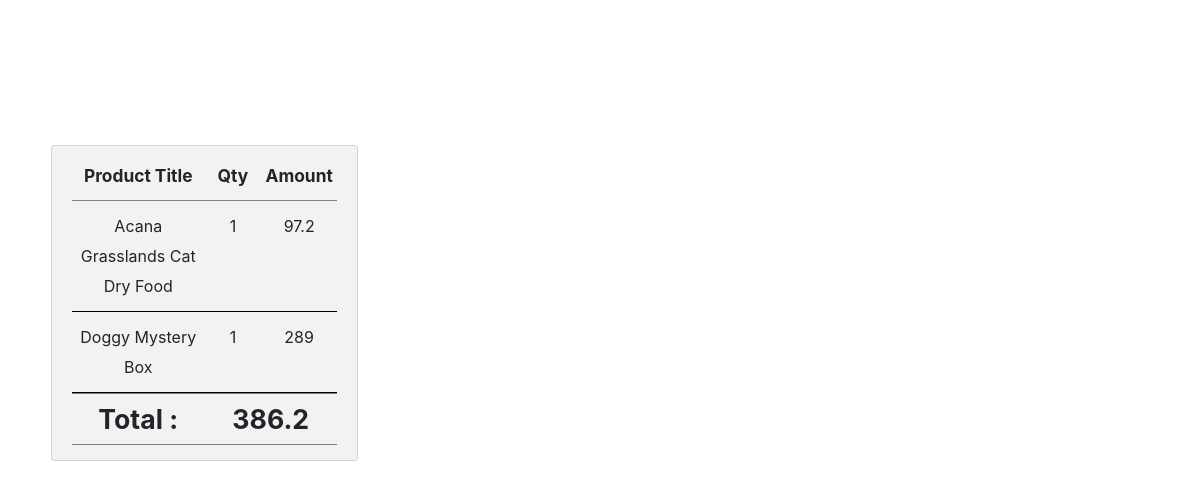
The page /checkout.php (signed in) on the database its author committed.
### tables this page shows
CREATE TABLE IF NOT EXISTS `product` (
  `Product_ID` int(20) NOT NULL AUTO_INCREMENT,
  `Product_Name` varchar(50) NOT NULL,
  `Brand` varchar(50) NOT NULL,
  `Type_of_Animal` varchar(20) NOT NULL,
  `Category` varchar(20) NOT NULL,
  `Description` text NOT NULL,
  `Price` float NOT NULL,
  `Quantity` int(11) NOT NULL,
  `Product_Status` varchar(40) NOT NULL,
  `Supplier_ID` varchar(20) NOT NULL,
  `Staff_ID` varchar(20) NOT NULL,
  `Product_Image` longblob NOT NULL,
  PRIMARY KEY (`Product_ID`),
  KEY `Supplier_ID` (`Supplier_ID`),
  KEY `Staff_ID` (`Staff_ID`)
);

CREATE TABLE IF NOT EXISTS `shopping_cart` (
  `Cart_ID` int(20) NOT NULL AUTO_INCREMENT,
  `Email` varchar(20) NOT NULL,
  `Product_ID` varchar(20) NOT NULL,
  `Quantity` int(11) NOT NULL,
  `Price` float NOT NULL,
  PRIMARY KEY (`Cart_ID`,`Email`,`Product_ID`),
  KEY `Product_ID` (`Product_ID`),
  KEY `Email` (`Email`)
);

### checkout.php (the view, shortened to what this page needs)
<?php
include ("conn.php");
?>
<!DOCTYPE html>
<html>
<head>
    <link href="css/bootstrap.min.css" rel="stylesheet">
    <link href="css/style.css" rel="stylesheet">
</head>
<body>
<div class="content-area">
    <div class="container-fluid">
        <div class="col-25">
            <div class="container-checkout">
                <div class="checkoutTitleColumn">
                    <div class="productNameTitle">
                        Product Title
                    </div>
                    <div class="productQuantityTitle">
                        Qty
                    </div>
                    <div class="productPriceTitle">
                        Amount
                    </div>
                </div>
                <?php
                if (isset($_SESSION["user_email"])) {
                    $Email=$_SESSION["user_email"];
                    $mysql_run = mysqli_query($con, "SELECT * FROM shopping_cart WHERE Email='$Email'");
                    while ($row=mysqli_fetch_assoc($mysql_run)) {
                        $Product_ID = $row["Product_ID"];
                        $Quantity = $row["Quantity"];
                        $Price = $row["Price"];
                        $amount=($Price * $Quantity);
                        $sql_run = mysqli_query($con, "SELECT * FROM product WHERE Product_ID = '$Product_ID'");
                        while ($row = mysqli_fetch_assoc($sql_run)) {
                            $Product_Name=$row['Product_Name'];
                    echo'
                        <div class="checkoutList">
                            <div class="productName">
                                '.$Product_Name.'
                            </div>
                            <div class="productQuantity">
                                '.$Quantity.'
                            </div>
                            <div class="productPrice">
                                '.$amount.'
                            </div>
                        </div>
                        ';
                        }
                    }?>
                    <?php
                    if (isset($_SESSION["user_email"])) {
                        $Email=$_SESSION["user_email"];
                    $run=mysqli_query($con, "SELECT Email, SUM(Quantity*Price) As Total_Payment FROM shopping_cart WHERE Email='$Email'");
                    while ($row=mysqli_fetch_assoc($run)) {
                        $Total_Payment=$row['Total_Payment'];
                        $Total=round($Total_Payment, 2);
                    echo '
                    <div class="checkoutPrice">
                        <div class="checkoutPriceTitle">
                            Total :
                        </div>
                        <div class="checkoutTotalPrice">
                        '.$Total.'
                        </div>
                    </div>
                </div>
                ';
                    }
                }
                }
                ?>
            </div>
        </div>
    </div>
</body>
</html>

### css/style.css (style rules this page uses)
* { margin: 0; padding: 0; }
body { text-align: center; }
.content-area { position: relative; top: 110px; padding-top: 30px; padding: 20px; line-height: 30px; margin: 0; }

### checkout.php (style rules this page uses)
.container-fluid { display: flex; padding: 15px; margin: auto; }
.col-25 { width: 30%; float: left; }
.col-25, .col-50, .col-75 { padding: 0 16px; }
.container-checkout { background-color: #f2f2f2; padding: 5px 20px 15px 20px; border: 1px solid lightgrey; border-radius: 3px; }
.checkoutTitleColumn, .checkoutList, .checkoutPrice { display: flex; text-align: center; }
.checkoutList { border-bottom: 1px solid black; padding: 10px 0px; }
.checkoutTitleColumn { height: 50px; padding-top: 10px; font-size: 13pt; font-weight: bold; border-bottom: 1px solid grey; }
.productNameTitle, .productName { width: 175px; }
.productQuantityTitle, .productQuantity { width: 75px; }
.productPriceTitle, .productPrice { width: 100px; }
.checkoutPrice { border-top: 1px solid grey; border-bottom: 1px solid grey; }
.checkoutPrice div { width: 50%; height: 50px; padding-top: 10px; font-size: 20pt; font-weight: bold; }

### rows shown on the page
shopping_cart: Quantity "1", Price "97.2"
product: Product_Name "Acana Grasslands Cat Dry Food"
shopping_cart: Quantity "1", Price "289"
product: Product_Name "Doggy Mystery Box"

### other values the page prints
$Total "386.2"
